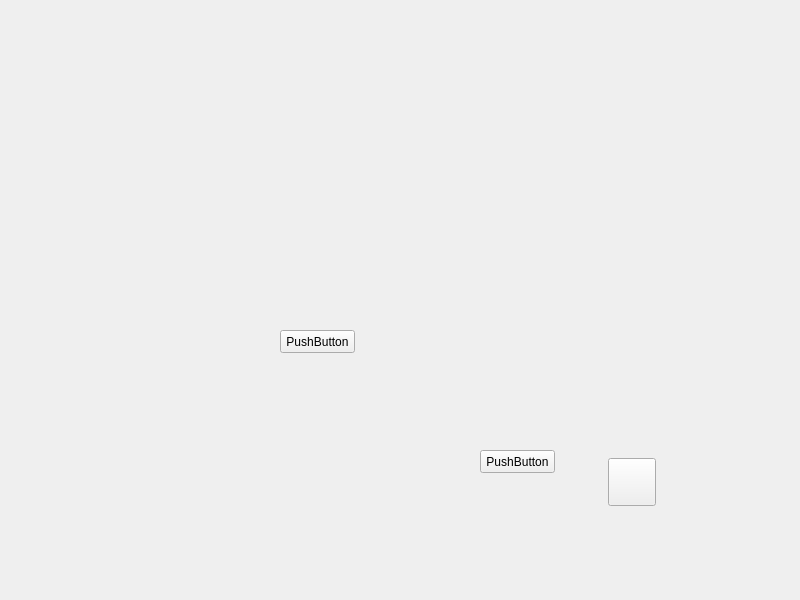
<?xml version="1.0" encoding="UTF-8"?>
<ui version="4.0">
 <class>MainWindow</class>
 <widget class="QMainWindow" name="MainWindow">
  <property name="geometry">
   <rect>
    <x>0</x>
    <y>0</y>
    <width>800</width>
    <height>600</height>
   </rect>
  </property>
  <property name="minimumSize">
   <size>
    <width>800</width>
    <height>600</height>
   </size>
  </property>
  <property name="maximumSize">
   <size>
    <width>800</width>
    <height>600</height>
   </size>
  </property>
  <property name="windowTitle">
   <string>MainWindow</string>
  </property>
  <widget class="QWidget" name="centralwidget">
   <property name="sizePolicy">
    <sizepolicy hsizetype="Expanding" vsizetype="Expanding">
     <horstretch>0</horstretch>
     <verstretch>0</verstretch>
    </sizepolicy>
   </property>
   <widget class="QPushButton" name="pushButton_2">
    <property name="geometry">
     <rect>
      <x>480</x>
      <y>450</y>
      <width>75</width>
      <height>23</height>
     </rect>
    </property>
    <property name="text">
     <string>PushButton</string>
    </property>
   </widget>
   <widget class="QPushButton" name="pushButton_3">
    <property name="geometry">
     <rect>
      <x>280</x>
      <y>330</y>
      <width>75</width>
      <height>23</height>
     </rect>
    </property>
    <property name="text">
     <string>PushButton</string>
    </property>
   </widget>
   <widget class="QWidget" name="">
    <property name="geometry">
     <rect>
      <x>560</x>
      <y>410</y>
      <width>144</width>
      <height>144</height>
     </rect>
    </property>
    <layout class="QVBoxLayout" name="verticalLayout">
     <item>
      <spacer name="verticalSpacer_2">
       <property name="orientation">
        <enum>Qt::Vertical</enum>
       </property>
       <property name="sizeHint" stdset="0">
        <size>
         <width>20</width>
         <height>40</height>
        </size>
       </property>
      </spacer>
     </item>
     <item>
      <layout class="QHBoxLayout" name="horizontalLayout">
       <item>
        <spacer name="horizontalSpacer">
         <property name="orientation">
          <enum>Qt::Horizontal</enum>
         </property>
         <property name="sizeHint" stdset="0">
          <size>
           <width>40</width>
           <height>20</height>
          </size>
         </property>
        </spacer>
       </item>
       <item>
        <widget class="QPushButton" name="pushButton">
         <property name="minimumSize">
          <size>
           <width>48</width>
           <height>48</height>
          </size>
         </property>
         <property name="maximumSize">
          <size>
           <width>48</width>
           <height>48</height>
          </size>
         </property>
         <property name="styleSheet">
          <string notr="true">QPushButton{border-image:url(:/icon/downcrow.png);}
QPushButton:pressed{border-image:url(:/icon/downcrow.png);}
</string>
         </property>
         <property name="text">
          <string/>
         </property>
        </widget>
       </item>
       <item>
        <spacer name="horizontalSpacer_2">
         <property name="orientation">
          <enum>Qt::Horizontal</enum>
         </property>
         <property name="sizeHint" stdset="0">
          <size>
           <width>40</width>
           <height>20</height>
          </size>
         </property>
        </spacer>
       </item>
      </layout>
     </item>
     <item>
      <spacer name="verticalSpacer">
       <property name="orientation">
        <enum>Qt::Vertical</enum>
       </property>
       <property name="sizeHint" stdset="0">
        <size>
         <width>20</width>
         <height>40</height>
        </size>
       </property>
      </spacer>
     </item>
    </layout>
   </widget>
  </widget>
 </widget>
 <resources/>
 <connections/>
</ui>
